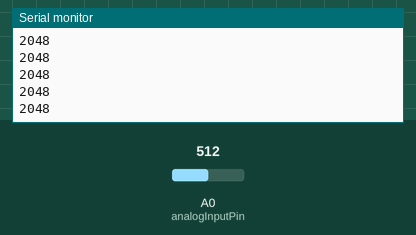
Simulated run of this sketch. Board: Arduino Zero (SAMD21). On the bench: the last lines printed to the serial monitor. The test bench sets the inputs (shaded band); at power-on: A0 (analogInputPin) = 512 (analog values on the 0–1023 scale).

Above: at 1.2 s.
1.3 s: A0 (analogInputPin) set to 716
At 1.31 s:
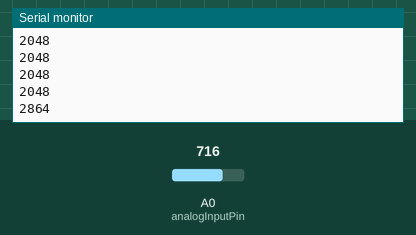
2.8 s: A0 (analogInputPin) set to 900
At 2.81 s:
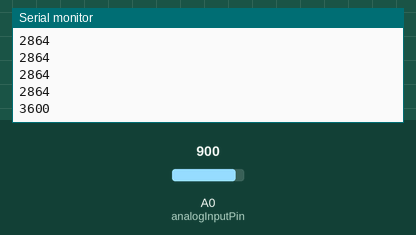
Timing chart, 0 to 5.8 s (numbered marks = the images above; inputs shaded):
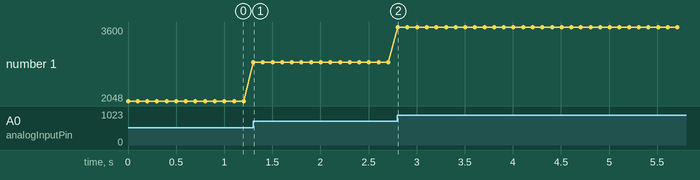

The sketch:

Test_code.ino
```cpp
const int analogInputPin = A0;
int sensorValue = 0;

void setup() {
  analogReadResolution(12);  // Set ADC resolution to 12 bits
  Serial.begin(9600); // Initialize serial communication
}

void loop() {
  sensorValue = analogRead(analogInputPin); // Read analog input from A0
  Serial.println(sensorValue); // Send the value to the serial monitor
  delay(100); // Optional delay to slow down the output for better readability
}
```

Measured:
- after the input at 1.3 s, the serial monitor: prints a new line at once (image 1)
- after the input at 2.8 s, the serial monitor: prints a new line at once (image 2)
- plotted number 1: 2048 → 2864 after the input at 1.3 s, 2864 → 3600 after the input at 2.8 s
